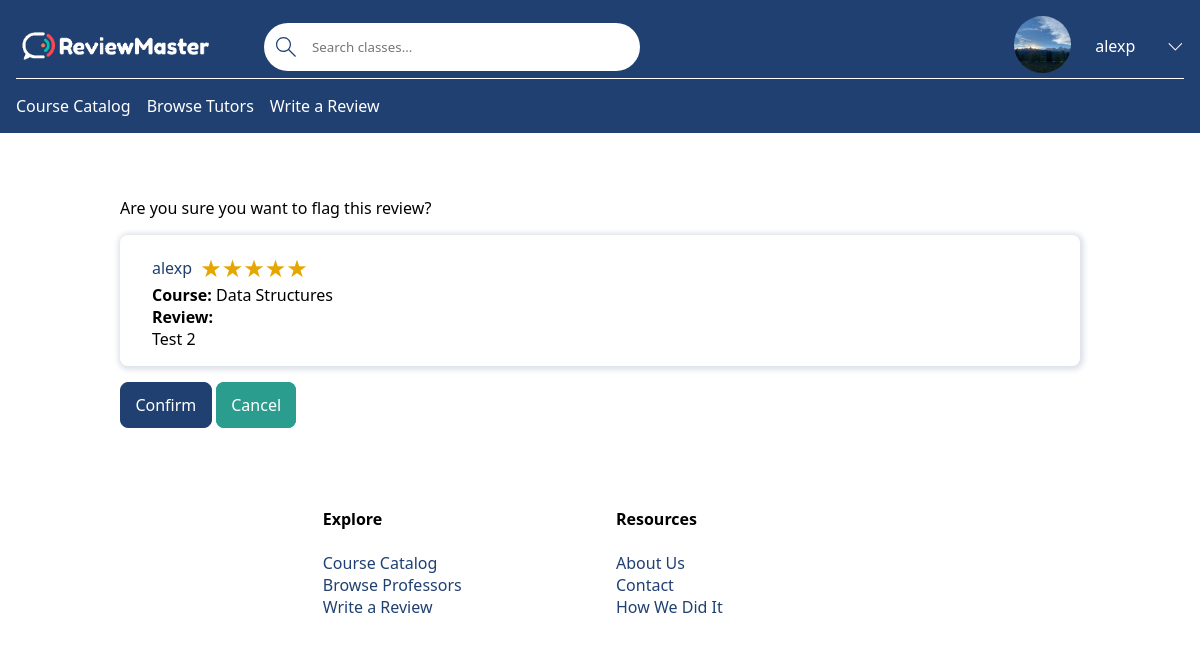
Page /flag/28 (signed in) on the committed database.
### base/models.py (models this page shows, shortened)
class Professor(models.Model):
    name = models.CharField(max_length=100)  # First & Last Name (John Doe)
    avatar = models.ImageField(null=True, default='avatar.svg')
    verified = models.BooleanField(default=False)  # If the professor is verified by email
    user_account = models.OneToOneField(User, on_delete=models.CASCADE, null=True, blank=True)

class Review(models.Model):
    professor = models.ForeignKey(Professor, on_delete=models.CASCADE)
    student = models.ForeignKey(User, on_delete=models.CASCADE)
    flagged = models.BooleanField(default=False)
    rating = models.IntegerField()
    course = models.ForeignKey(Course, related_name='course', on_delete=models.SET_NULL, null=True)
    review = models.TextField(null=True, blank=True)
    reply = models.TextField(null=True, blank=True)

class Course(models.Model):
    name = models.CharField(max_length=200)  # Ex: Software Engineering
    department = models.ForeignKey(Department, null=True,
                                   on_delete=models.SET_NULL)  # NOT SURE IF SET NULL IS GOOD HERE
    number = models.IntegerField(null=False)  # Ex: 3155
    students = models.ManyToManyField(User, related_name='students',
                                      blank=True)  # The students who are taking the course
    professor = models.ManyToManyField(Professor, related_name='professor')  # The professor who teach the course
    tutor = models.ManyToManyField(Tutor, related_name='course', blank=True)
    credit_hours = models.IntegerField() # EX: 3
    class Meta:
        ordering = ['department', 'number']  # Order by department, number, and section number.

### base/views/views_review.py (the view, shortened to what this page needs)
# urls.py: path('flag/<int:pk>', flag_review, name='flag'),
@login_required(login_url='/login')
def flag_review(request, pk):
    review = Review.objects.get(id = pk)
    professor = review.professor
    context = {
        'review': review,
        'professor': professor
    }
    return render(request, 'base/review/flag_review.html', context)

### base/templates/base/review/flag_review.html (shortened to what this page needs)
{% extends 'main.html' %}
{% load static %}
{% block content %}
    <main>
        <form method="POST" action="{% url 'flag' review.id %}">
            <p>Are you sure you want to {% if review.flagged %}Restore{% else %}flag{% endif %} this review?</p>
            <div class="card">
                <div class="review-title">
                    <a href="{% url 'profile' review.student %}">{{ review.student }}</a>
                    <div class="container-rating">
                        <span class="star-rating star-rating-{{ review.rating|slice:":1" }}"></span>
                    </div>
                </div>
                <div class="review-course">
                    <strong>Course:</strong>
                    {% if review.course %}
                        {{ review.course.name }}
                    {% else %}
                        N/A
                    {% endif %}
                </div>
                <div class="review-content">
                    <strong>Review:</strong>
                    <div>{{ review.review }}</div>
                </div>
            </div>
            <button class="primary-button" type="submit">Confirm</button>
            <a class="secondary-button" href="{% url 'professor-reviews' professor.id %}">Cancel</a>
        </form>
    </main>
{% endblock content %}

### templates/navbar.html (shortened to what this page needs)
{% load static %}
<header class="header header--loggedIn">
  <div class="container">
    <a href="{% url 'home' %}" class="header__logo">
      <img src="{% static 'images/reviewMasterLogo.png' %}" />
    </a>
    <form class="header__search" method="GET" action="{% url 'courses' %}">
      <label>
        <input name="q" {% if q is not None %} value="{{ q }}" {% endif %} placeholder="Search classes..." />
      </label>
    </form>
    <nav class="header__menu">
      {% if request.user.is_authenticated %}
      <div class="header__user">
        <a href="{% url 'profile' request.user %}">
          <div class="avatar avatar--medium active">
            {% if request.user.professor.avatar %}
              <img src="{{ request.user.professor.avatar.url }}" />
            {% else %}
              <img src="{% static 'images/avatar.svg' %}" />
            {% endif %}
          </div>
          <p>{{ request.user.username }}</p>
        </a>
        <button class="dropdown-button">
          <svg xmlns="http://www.w3.org/2000/svg" width="16" height="16" viewBox="0 0 16 16">
            <title>chevron-down</title>
            <path d="M1.646 4.646a.5.5 0 0 1 .708 0L8 10.293l5.646-5.647a.5.5 0 0 1 .708.708l-6 6a.5.5 0 0 1-.708 0l-6-6a.5.5 0 0 1 0-.708"/>
          </svg>
        </button>
      </div>
      {% else %}
      <a href="{% url 'login' %}">
        <img src="{% static 'images/avatar.svg' %}" />
        <p>Login</p>
      </a>
      {% endif %}
    </nav>
  </div>
  <div class="subheader-mobile">
    <ul class="header_links">
      <li><a href="{% url 'courses' %}">Course Catalog</a></li>
      <li><a href="{% url 'professor-list' %}">Browse Tutors</a></li>
      {% if request.user.is_authenticated %}
        <li><a href="{% url 'review' %}">Write a Review</a></li>
      {% endif %}
    </ul>
  </div>
</header>

### static/styles/styles.css (style rules this page uses)
:root { --primary-color: #204071; --secondary-color: #2a9d8f; --light-color: #ffffff; --error-color: #ba2d3d; --success-color: #2a9d8f; --dark-gray: #495057; --light-grey: #dee2e6; --star-color: #ffb900; --star-color-hover: gold; --star-color-active: #ea0; }
* { font-family: "Segoe UI", Roboto, Oxygen, Ubuntu, Cantarell, "Open Sans", "Helvetica Neue", sans-serif; margin: 0; padding: 0; box-sizing: border-box; text-rendering: optimizeLegibility; }
main:not(.home) { width: 80%; margin: 4rem auto; }
a { color: var(--primary-color); text-decoration: none; }
.header { padding: 1rem 3rem; background-color: var(--primary-color); color: var(--light-color); }
.header > .container { display: flex; gap: 4rem; align-items: center; }
.header__logo, .header__user { display: flex; gap: 2rem; align-items: center; }
.header__logo > img { width: 100%; max-width: 200px; }
.header__search > label { display: flex; align-items: center; gap: 1rem; background-color: var(--light-color); padding: 0.5rem; padding-left: 0; border-radius: 50px; position: relative; }
.header__search svg { width: 1.25rem; height: 2rem; margin-left: 0.75rem; fill: var(--primary-color); }
.header__search input { width: 20rem; background: transparent; border: none; padding: 0; }
.subheader-mobile { display: none; }
@media screen and (max-width: 1200px) { .header { padding: 1rem; } }
@media screen and (max-width: 1200px) { .header > .container { gap: 3rem; } }
@media screen and (max-width: 1200px) { .subheader-mobile { display: block; border-top: 1px solid var(--light-color); padding-top: 1rem; } }
.header_links { list-style-type: none; padding: 0; display: flex; gap: 1rem; }
.header_links a { color: var(--light-color) }
.header__menu { margin-left: auto; position: relative; }
.header__menu a { display: flex; gap: 1.5rem; align-items: center; font-weight: 500; text-decoration: none; color: var(--light-color); }
.header__menu img { height: 3.6rem; }
.header__menu p { line-height: 1.2; }
.header__menu svg { width: 1.6rem; height: 1.6rem; }
.dropdown-button { background: transparent; border: 0; outline: 0; cursor: pointer; padding-top: 0.25rem; transition: transform 0.3s; }
.dropdown-button svg, .dropdown-menu a svg { fill: var(--light-color); width: 1.25em; }
.header__user img { height: 57px; width: 57px; border-radius: 100%; object-fit: cover; }
.review-title { display: flex; align-items: center; gap: 0.5rem; }
.review-content { display: flex; flex-direction: column; }
input, select { width: 100%; padding: 1rem; outline: none; }
.primary-button, .secondary-button { width: fit-content; padding: 0.7rem 0.9rem; border-radius: 0.5rem; font-size: 1rem; color: var(--light-color); }
.primary-button { border: 1px solid var(--primary-color); background-color: var(--primary-color); }
.secondary-button { border: 1px solid var(--secondary-color); background-color: var(--secondary-color); margin-right: 1rem; }
.container-rating { font-size: 1.5rem; }
.star-rating::before { content: "★★★★★"; }
.star-rating { display: inline-block; background-clip: text; color: rgba(0, 0, 0, 0.1); }
.star-rating-5 { background-image: linear-gradient( to right, var(--star-color) 0%, var(--star-color) 100%, transparent 100%, transparent 100% ); }
.card { padding: 1rem 2rem; margin: 1rem 0; border-radius: 1px solid var(--primary-color); border-radius: 0.5rem; box-shadow: 1px 1px 5px 3px rgba(32, 64, 113, 0.15); }

### rows in the picture
Review: student "alexp", course.name "Data Structures", review "Test 2"

### other values in the picture
{{ request.user.username }} "alexp"
